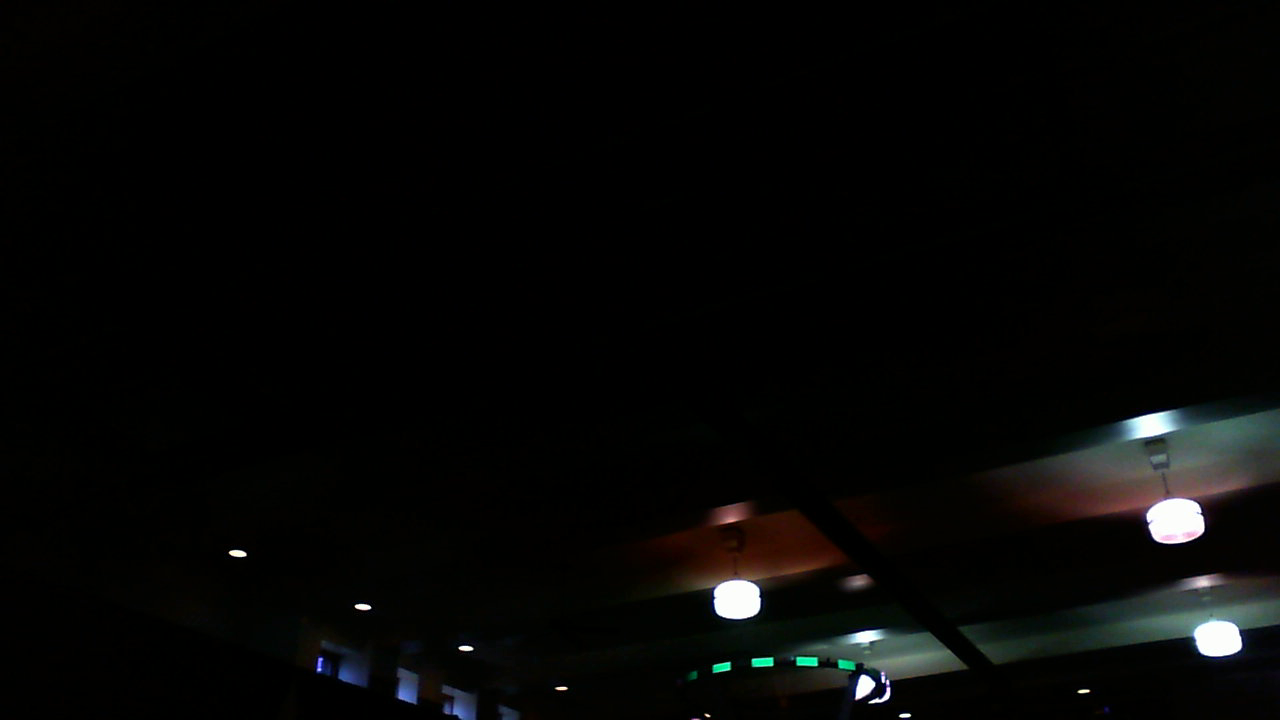
#> input picture Computer-Vision/hub_images/Terminal22ft6in.png, 1280 x 720 px, found by its file name
$ python hub_hsv.py
#> lines starting #> are read from the running program, lines starting #| are printed output that depends on the picture; after the words box and inside, x2 and y2 are one past the last pixel; in counts of white or black regions, pixels touching at a corner belong together
import cv2
import numpy as np

#green = [36, 202, 59, 71, 255, 255]
#yellow = [18, 0, 196, 36, 255, 255]

# These are inverted colors of red and blue (see line 34)


# Initialize Video Feed(s)


# Connect to the robot

def detect():
    # Take each frameks
    hub = [58, 14, 69, 101, 255, 255]


    #Set the color
    color = hub
    image = cv2.imread("./Computer-Vision/hub_images/Terminal22ft6in.png")
#> image is the input picture: shape (720, 1280, 3); mean B, G, R 5.9, 6.8, 6.4


    # Invert the image so that red can be more accurate

    frameHSV = cv2.cvtColor(image, cv2.COLOR_BGR2HSV)
#> frameHSV: shape (720, 1280, 3); mean H, S, V 26.3, 128.5, 7.9

    # HSV values to define a colour range we want to create a mask from.
    colorLow = np.array(color[0:3])
    colorHigh = np.array(color[3:6])
    mask = cv2.inRange(frameHSV, colorLow, colorHigh)
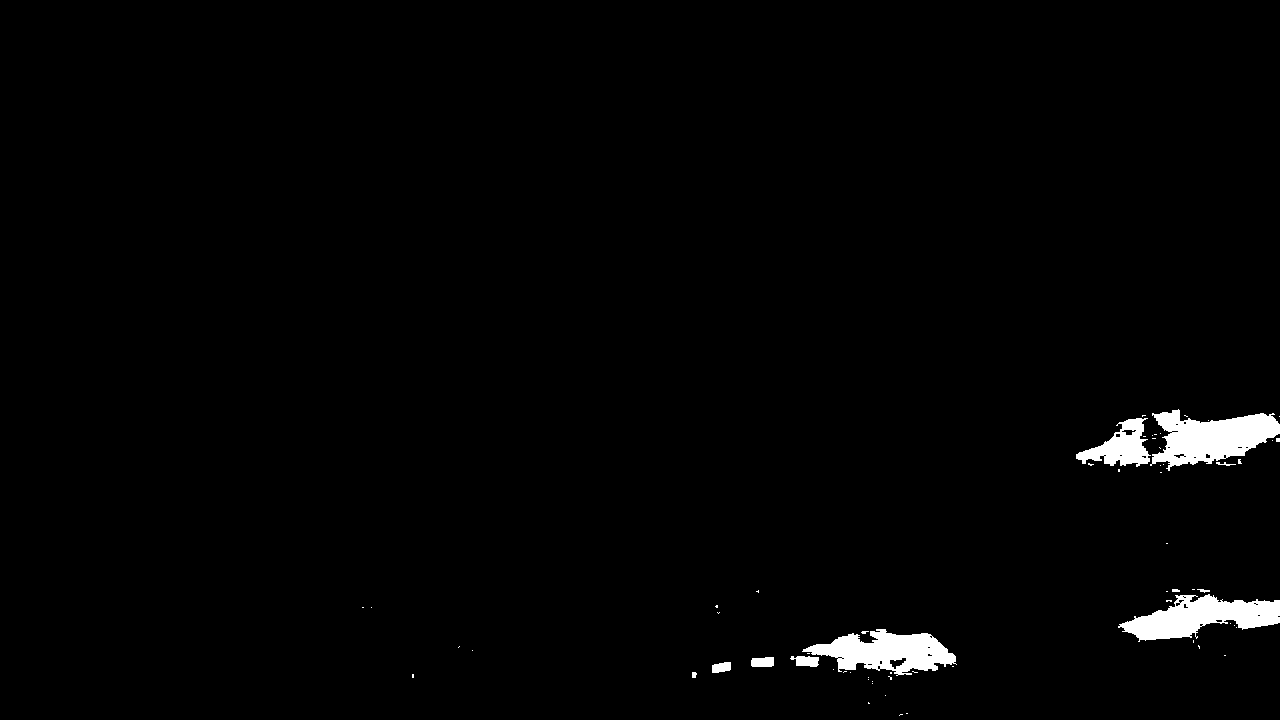
#> mask: shape (720, 1280); 1.7% white; 64 white regions (53 under 20 px)
    kernel = np.ones((5,5),np.uint8)
   # mask = cv2.erode(mask, kernel, iterations=0)
    cv2.imshow("mask", mask)
    cv2.waitKey(10000)
    # Get the countours of the all that is in the color range
    contours, h = cv2.findContours(mask, 1, 2)
#> contours = 99 contours, 88 with area under 20; largest, box (x1, y1, x2, y2) and area: (1150, 409, 1280, 471) 4412, (1118, 594, 1280, 642) 3966, (802, 629, 957, 676) 3884, (1076, 418, 1151, 467) 1728, (790, 656, 819, 667) 198; h = 99 rows, first 6: [1, -1, -1, -1], [2, 0, -1, -1], [3, 1, -1, -1], [4, 2, -1, -1], [5, 3, -1, -1], [6, 4, -1, -1]
    contours = sorted(contours, key = cv2.contourArea, reverse = True)[:]

    for cnt in contours:
        # For every contour, create a circle around it
        a = cv2.minAreaRect(cnt)
        area = a[1][0]*a[1][1]
        print("minarea", cv2.minAreaRect(cnt))

        # Only proceed if the radius meets a minimum size
        # and if the area of the contour is atleast 75% of the enclosing circle
        print("contour area: ", cv2.contourArea(cnt))
        if area != 0 and cv2.contourArea(cnt)/area > 0.8:
            cv2.drawContours(image, cnt, -1, (0,255,0), 3 )
#> this loop made 99 passes
#> (a, area) on passes 1 to 8: (((1214.8, 441.1), (61.35, 127.7), -87.75), 7832.9), (((1198.6, 615.8), (162.2, 44.04), -3.01), 7143.8), (((879.4, 651.2), (45.13, 154.5), -86.05), 6974.6), (((1112, 444), (74, 47.92), -4.64), 3546.4), (((804, 661), (10, 28), -90), 280), (((762, 661.5), (9, 22), -90), 198), (((721, 667), (19.4, 8.88), -9.46), 172.2), (((897.6, 660.6), (16.92, 11.09), -33.69), 187.7)
#> (printed output is left out)
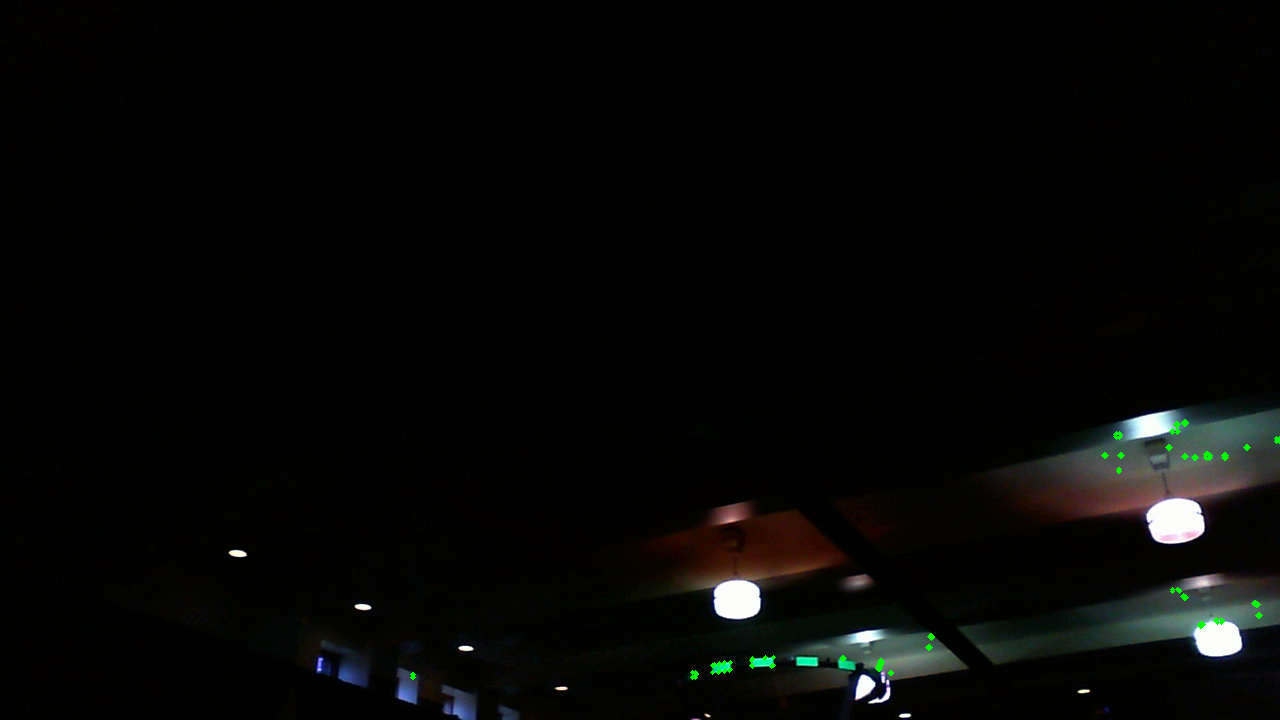
#> image: shape (720, 1280, 3); 0.14% of pixels changed, all inside (x1, y1, x2, y2) = (410, 419, 1280, 680)


    # Show final output image
    cv2.imshow('Result', image)

    if cv2.waitKey(1) & 0xFF==ord('q'):
#> (key q is pressed here)
        pass

detect()
cv2.waitKey(0)
cv2.destroyAllWindows()

$ run again, with Computer-Vision/hub_images/Terminal10ft6in.png copied over Computer-Vision/hub_images/Terminal22ft6in.png
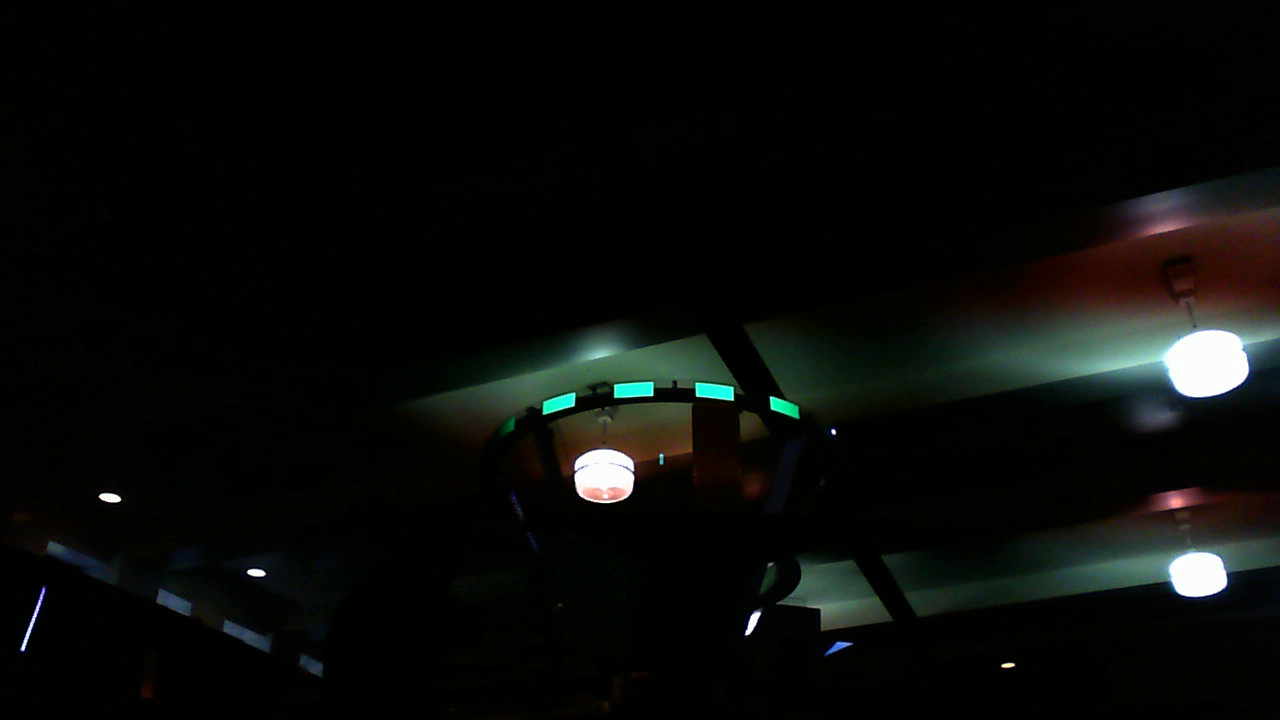
#> input picture Computer-Vision/hub_images/Terminal10ft6in.png, 1280 x 720 px, found by its file name
#> in detect, image is the input picture: shape (720, 1280, 3); mean B, G, R 9.4, 11.6, 10.1
#> frameHSV: shape (720, 1280, 3); mean H, S, V 38.1, 163.2, 13.2
#> in detect, `mask = cv2.inRange(frameHSV, colorLow, colorHigh)`:
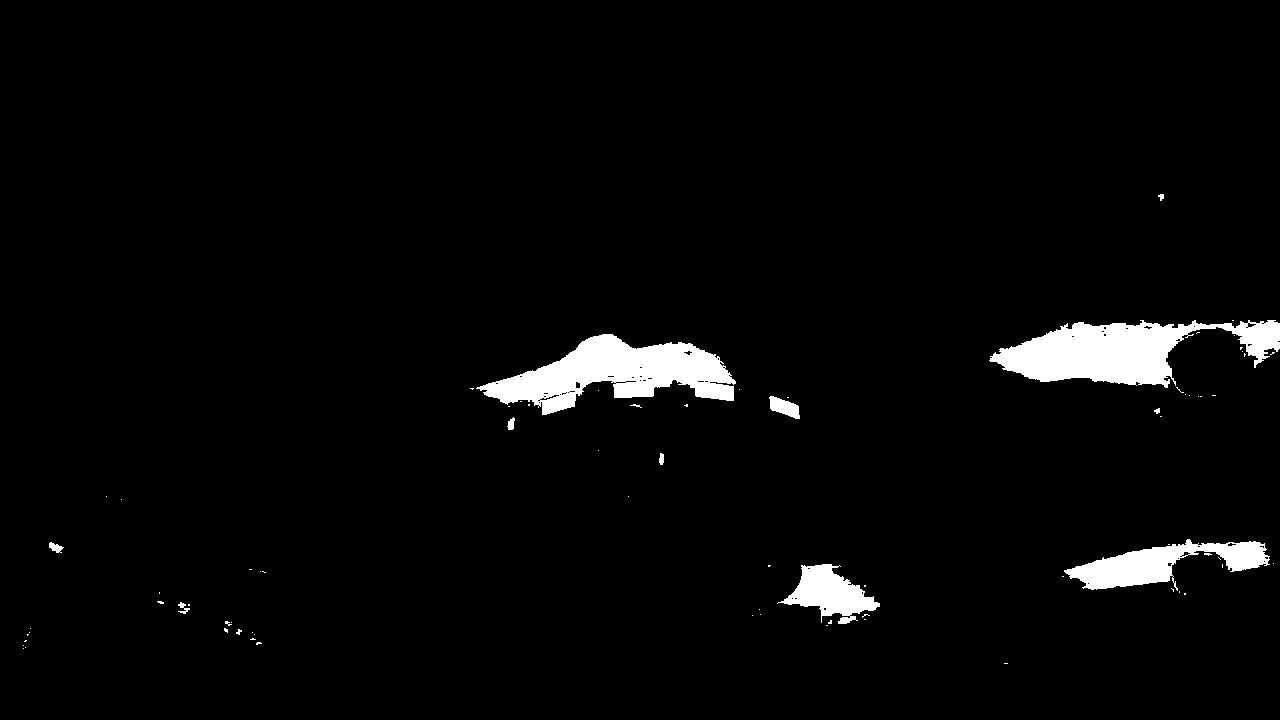
#> mask: shape (720, 1280); 3.2% white; 78 white regions (66 under 20 px)
#> contours = 133 contours, 115 with area under 20; largest, box (x1, y1, x2, y2) and area: (989, 320, 1280, 388) 10082, (476, 334, 736, 415) 9994, (1064, 539, 1270, 591) 4494, (777, 564, 880, 624) 2774, (769, 396, 800, 419) 376; h = 133 rows, first 6: [1, -1, -1, -1], [2, 0, -1, -1], [3, 1, -1, -1], [4, 2, -1, -1], [5, 3, -1, -1], [6, 4, -1, -1]
#> the loop in detect, `for cnt in contours:` made 133 passes
#> (a, area) on passes 1 to 8: (((1134, 353.5), (67, 290), -90), 19430), (((604.5, 371.7), (258.8, 75.6), -4.28), 19564.2), (((1167.4, 567.6), (203.6, 47.77), -12.09), 9726.1), (((832.3, 594.5), (59.47, 94.83), -66.64), 5639.2), (((784.2, 407), (13.76, 35.23), -70.82), 484.7), (((55.1, 547.3), (7.6, 14.76), -63.43), 112.2), (((510.5, 423), (12.53, 6.2), -82.87), 77.69), (((549.1, 397.2), (20.37, 3.88), -14.04), 79.06)
#> (printed output is left out)
#> after the loop in detect, `for cnt in contours:`:
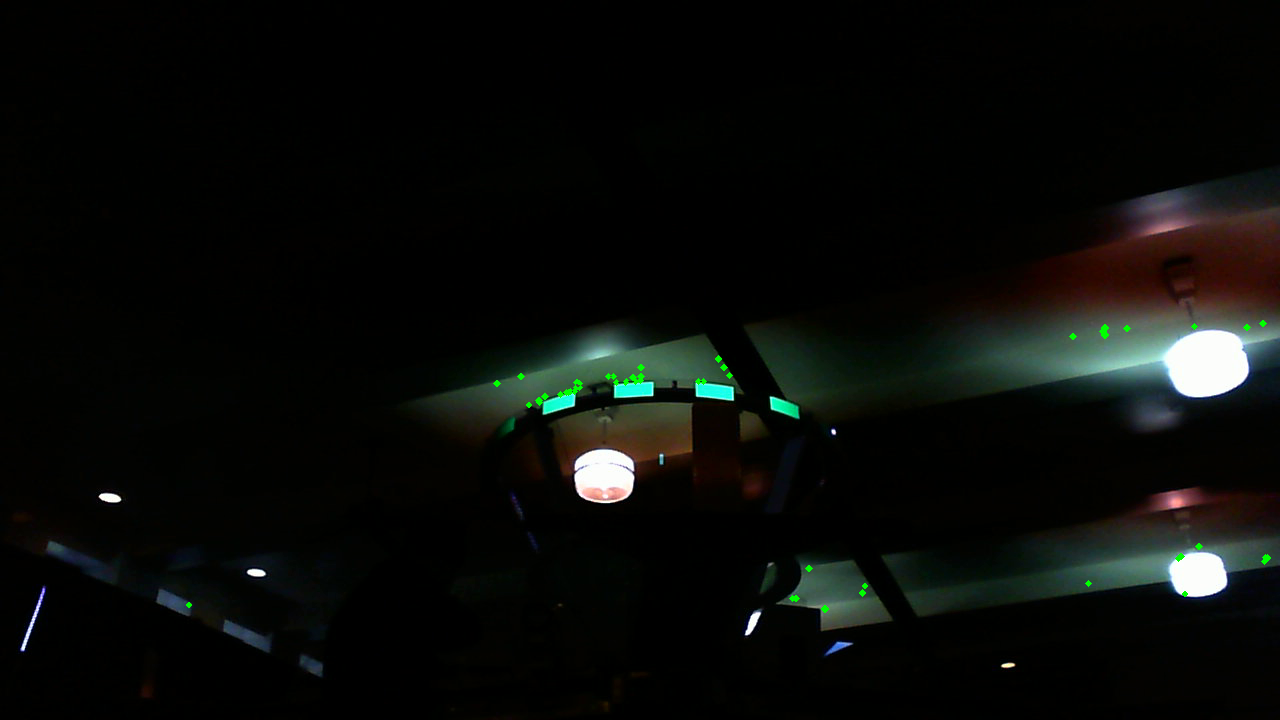
#> image: shape (720, 1280, 3); 0.14% of pixels changed, all inside (x1, y1, x2, y2) = (186, 320, 1271, 613)

$ run again, with Computer-Vision/hub_images/Terminal12ft6in.png copied over Computer-Vision/hub_images/Terminal22ft6in.png
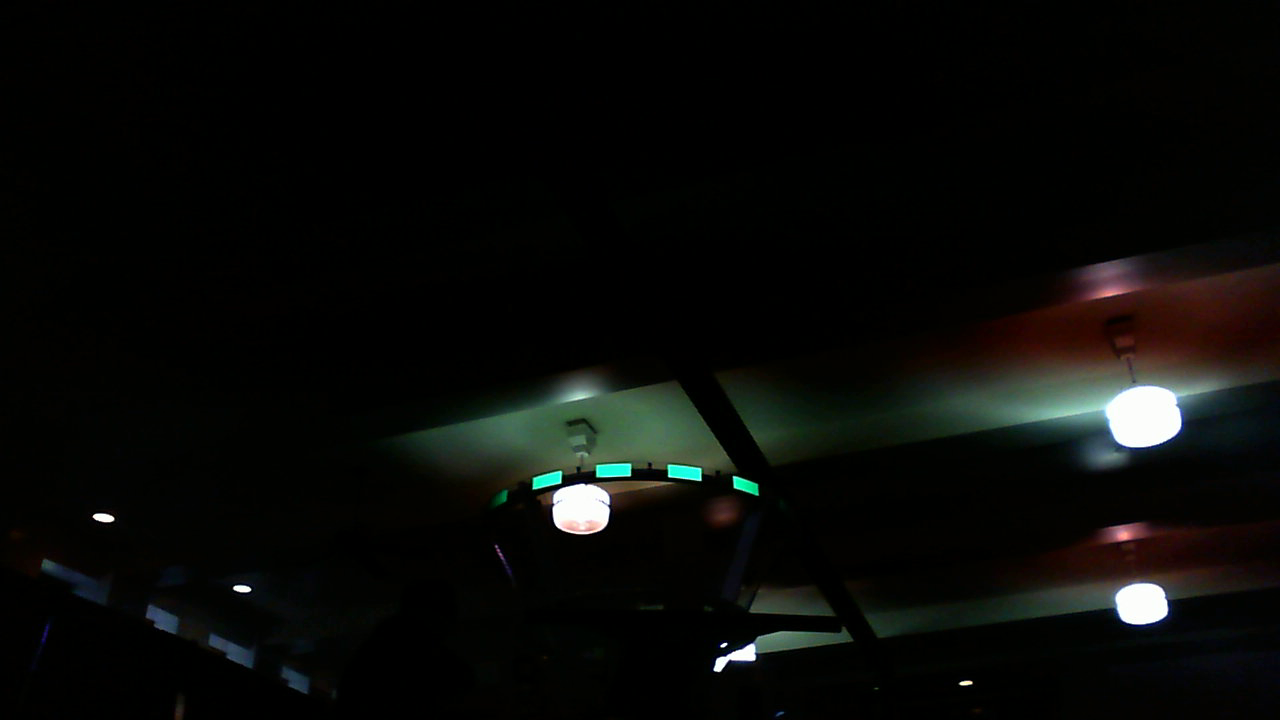
#> input picture Computer-Vision/hub_images/Terminal12ft6in.png, 1280 x 720 px, found by its file name
#> in detect, image is the input picture: shape (720, 1280, 3); mean B, G, R 8.3, 10.5, 9.5
#> frameHSV: shape (720, 1280, 3); mean H, S, V 37.2, 157.8, 12.1
#> in detect, `mask = cv2.inRange(frameHSV, colorLow, colorHigh)`:
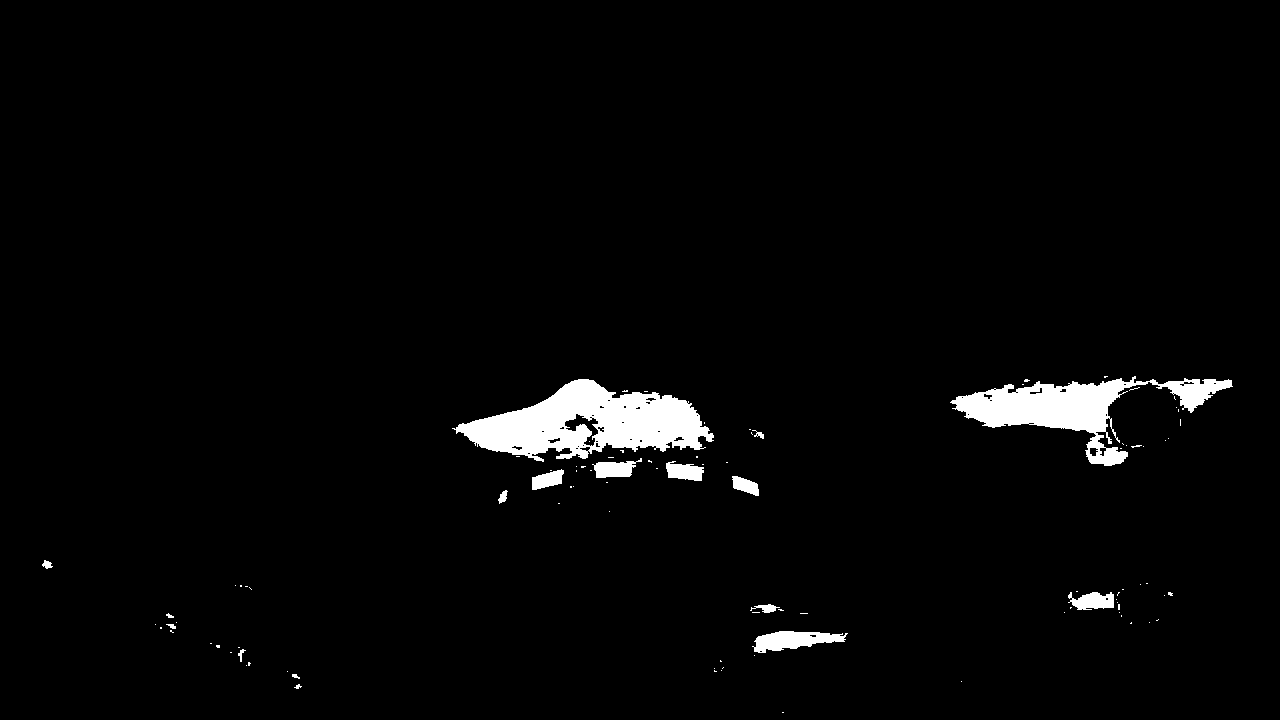
#> mask: shape (720, 1280); 2.6% white; 99 white regions (82 under 20 px)
#> contours = 147 contours, 121 with area under 20; largest, box (x1, y1, x2, y2) and area: (452, 379, 714, 462) 11784, (950, 376, 1233, 466) 7856, (752, 631, 848, 653) 1142, (592, 458, 642, 478) 522, (1068, 592, 1114, 610) 522; h = 147 rows, first 6: [1, -1, -1, -1], [2, 0, -1, -1], [3, 1, -1, -1], [4, 2, -1, -1], [5, 3, -1, -1], [6, 4, -1, -1]
#> the loop in detect, `for cnt in contours:` made 147 passes
#> (a, area) on passes 1 to 8: (((581.5, 418.5), (259.6, 79.31), -4.51), 20590.9), (((1092.5, 422.1), (282.5, 87.68), -2.98), 24766.2), (((799.3, 638), (95.88, 19.04), -7.35), 1825.2), (((617.2, 468.6), (49.35, 16.88), -5.44), 832.8), (((1090.5, 600.5), (17, 45), -90), 765), (((684.1, 470.5), (16.71, 37.8), -83.29), 631.5), (((584.3, 426.7), (27.02, 37.13), -50.19), 1003.1), (((547.5, 479.4), (34.68, 13.58), -14.04), 471.1)
#> (printed output is left out)
#> after the loop in detect, `for cnt in contours:`:
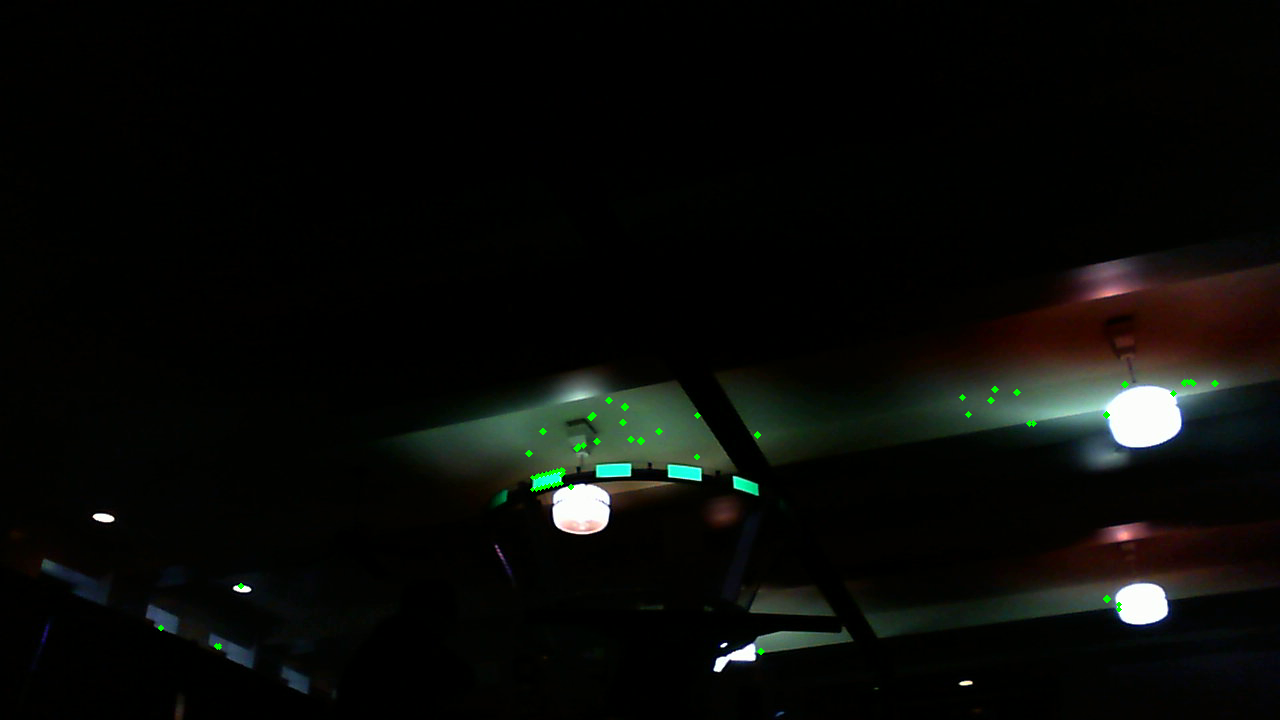
#> image: shape (720, 1280, 3); 0.15% of pixels changed, all inside (x1, y1, x2, y2) = (158, 379, 1219, 655)
